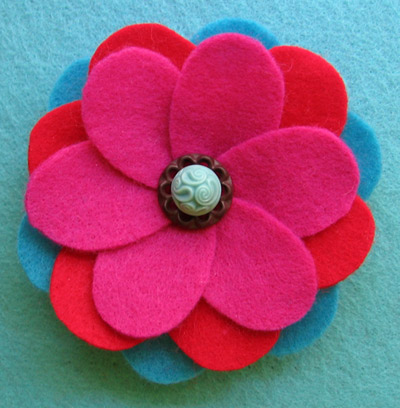
%> input picture code/practices/practice 6/flower.jpg, 400 x 408 px
$ octave IntensityTransformation1.m   (GNU Octave 9; MATLAB toolbox functions it lacks are replaced by stand-ins)
%> lines starting %> are read from the running program, lines starting %| are printed output that depends on the picture
clc
clear all
close all

%% Image read write
im = imread('flower.jpg');
%> im is the input picture: size 408x400x3 uint8; mean R, G, B 150.2, 87.4, 119.7
imgray = rgb2gray(im); %  0.299 * R + 0.587 * G + 0.114 * B
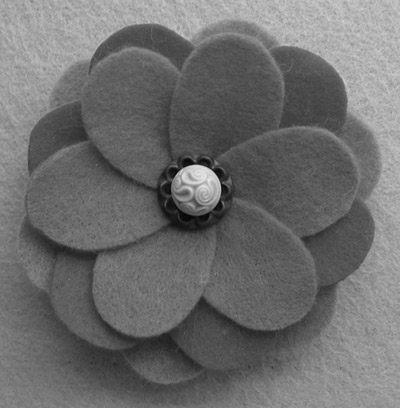
%> imgray: size 408x400 uint8; min 5, max 233, mean 109.8

im_tras = imgray;
for i = 1 : size(imgray,1)
    for j = 1 : size(imgray,2)
        im_tras(i,j) = 255 - imgray(i,j);
    end
end
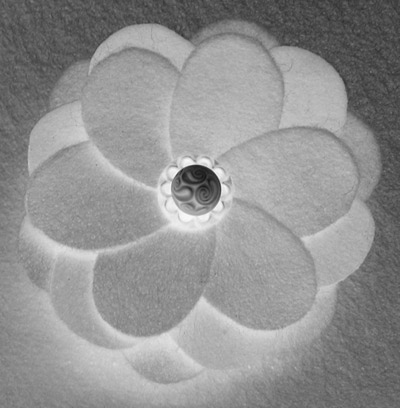
%> im_tras: size 408x400 uint8; min 22, max 250, mean 145.2
subplot(1,2,1)
imshow(imgray)
subplot(1,2,2)
imshow(mat2gray(im_tras))


% count = randi([1 100],1,256);
% % count = [1:256];
% bar(count)


%> (the run ends here)

$ run again, with code/practices/practice 6/retina.jpg copied over code/practices/practice 6/flower.jpg
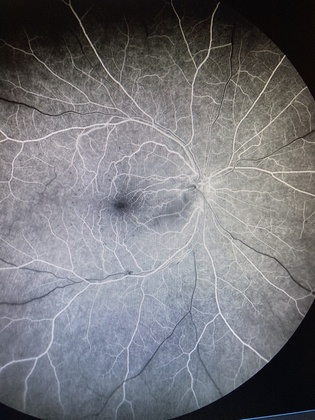
%> input picture code/practices/practice 6/retina.jpg, 315 x 420 px, shrunk from 643 x 857 before the run
%> im is the input picture: size 420x315x3 uint8; mean R, G, B 117, 117.1, 121.8
%> `imgray = rgb2gray(im);`:
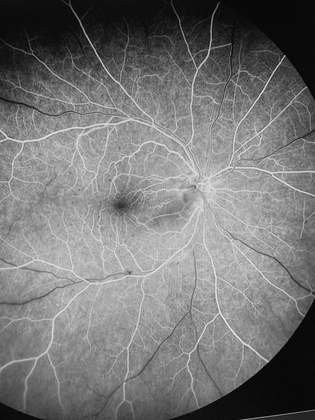
%> imgray: size 420x315 uint8; min 0, max 239, mean 117.6
%> after the loop `for i = 1 : size(imgray,1)`:
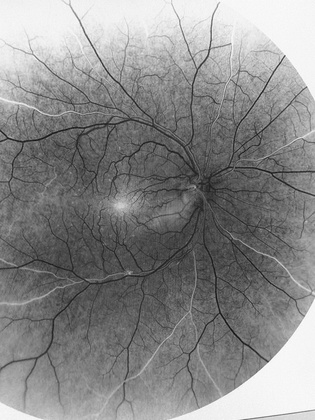
%> im_tras: size 420x315 uint8; min 16, max 255, mean 137.4
